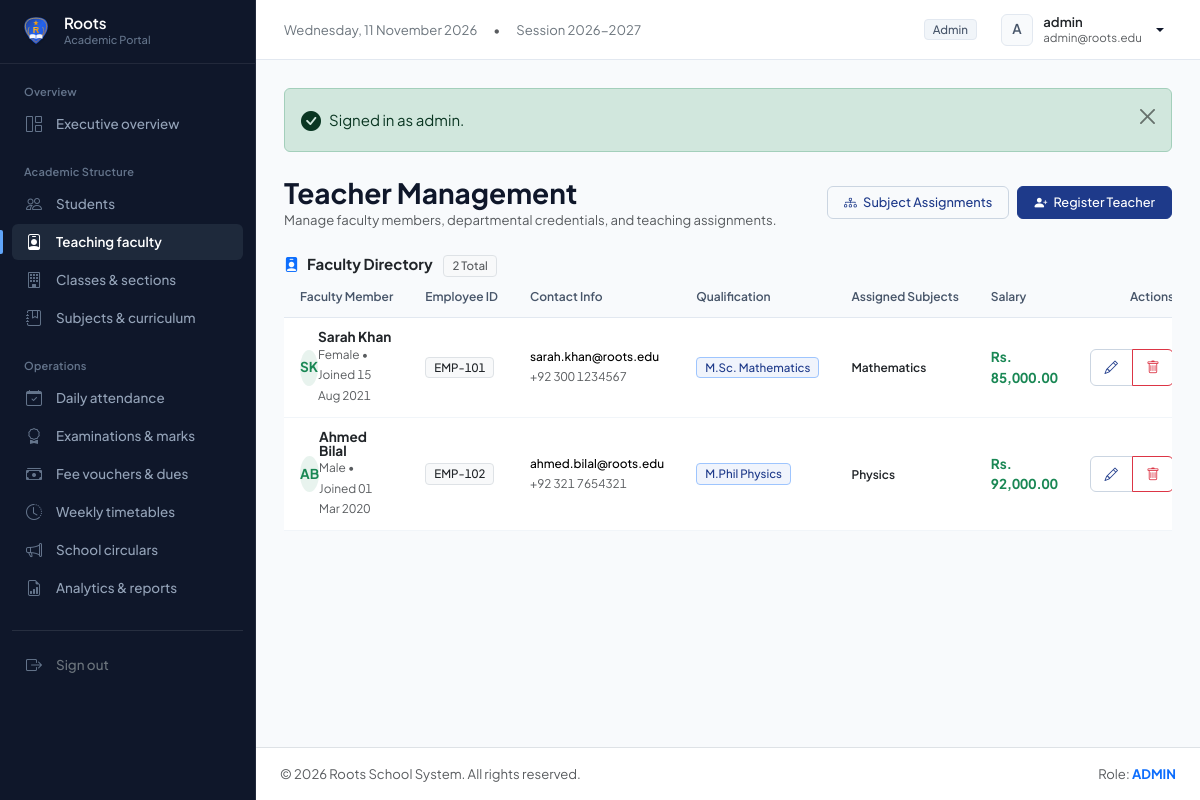
Screenshot of /admin/teachers.php (signed in) with the database file from the repository.
### tables this page shows
CREATE TABLE `teachers` (
    `id` INT AUTO_INCREMENT PRIMARY KEY,
    `user_id` INT NOT NULL UNIQUE,
    `employee_id` VARCHAR(30) NOT NULL UNIQUE,
    `first_name` VARCHAR(50) NOT NULL,
    `last_name` VARCHAR(50) NOT NULL,
    `gender` ENUM('Male', 'Female', 'Other') NOT NULL,
    `phone` VARCHAR(25) NOT NULL,
    `email` VARCHAR(100) NOT NULL,
    `qualification` VARCHAR(100) DEFAULT NULL,
    `joining_date` DATE NOT NULL,
    `salary` DECIMAL(10,2) DEFAULT 0.00,
    `address` TEXT DEFAULT NULL,
    `photo` VARCHAR(255) DEFAULT 'default_avatar.png',
    `created_at` TIMESTAMP DEFAULT CURRENT_TIMESTAMP,
    FOREIGN KEY (`user_id`) REFERENCES `users`(`id`) ON DELETE CASCADE
);

### admin/teachers.php (the view, shortened to what this page needs)
<?php
require_once __DIR__ . '/../includes/header.php';
$pdo = getDB();
$teachers = $pdo->query("
    SELECT t.*,
           COUNT(DISTINCT ta.id) as total_assignments,
           GROUP_CONCAT(DISTINCT sub.subject_name SEPARATOR ', ') as subjects_taught
    FROM teachers t
    LEFT JOIN teacher_assignments ta ON t.id = ta.teacher_id
    LEFT JOIN subjects sub ON ta.subject_id = sub.id
    GROUP BY t.id
    ORDER BY t.id ASC
")->fetchAll();
?>
<div class="d-flex flex-column flex-sm-row justify-content-between align-items-sm-center gap-2 mb-4">
    <div>
        <h3 class="fw-bold text-navy mb-0">Teacher Management</h3>
        <p class="text-muted small mb-0">Manage faculty members, departmental credentials, and teaching assignments.</p>
    </div>
    <div class="d-flex gap-2">
        <a href="<?php echo BASE_URL; ?>admin/subjects.php" class="btn btn-outline-primary btn-sm px-3">
            <i class="bi bi-diagram-3 me-1"></i> Subject Assignments
        </a>
        <button class="btn btn-primary btn-sm px-3 shadow-sm" data-bs-toggle="modal" data-bs-target="#addTeacherModal">
            <i class="bi bi-person-plus-fill me-1"></i> Register Teacher
        </button>
    </div>
</div>
<div class="content-card">
    <div class="content-card-header">
        <span class="fw-bold text-dark">
            <i class="bi bi-person-badge-fill text-primary me-2"></i>Faculty Directory
            <span class="badge bg-light text-muted border ms-2"><?php echo count($teachers); ?> Total</span>
        </span>
    </div>
    <div class="table-responsive">
        <table class="table table-custom table-hover align-middle mb-0">
            <thead>
                <tr>
                    <th>Faculty Member</th>
                    <th>Employee ID</th>
                    <th>Contact Info</th>
                    <th>Qualification</th>
                    <th>Assigned Subjects</th>
                    <th>Salary</th>
                    <th class="text-end">Actions</th>
                </tr>
            </thead>
            <tbody>
                <?php if (!empty($teachers)): ?>
                    <?php foreach ($teachers as $t): ?>
                        <tr>
                            <td>
                                <div class="d-flex align-items-center gap-2.5">
                                    <div class="rounded-circle bg-success bg-opacity-10 text-success fw-bold d-flex align-items-center justify-content-center" style="width: 36px; height: 36px; font-size: 0.85rem;">
                                        <?php echo strtoupper(substr($t['first_name'], 0, 1) . substr($t['last_name'], 0, 1)); ?>
                                    </div>
                                    <div>
                                        <div class="fw-bold text-dark lh-1"><?php echo htmlspecialchars($t['first_name'] . ' ' . $t['last_name']); ?></div>
                                        <small class="text-muted"><?php echo htmlspecialchars($t['gender']); ?> &bull; Joined <?php echo formatDate($t['joining_date']); ?></small>
                                    </div>
                                </div>
                            </td>
                            <td><span class="badge bg-light text-dark border"><?php echo htmlspecialchars($t['employee_id']); ?></span></td>
                            <td>
                                <div class="small fw-medium"><?php echo htmlspecialchars($t['email']); ?></div>
                                <small class="text-muted"><?php echo htmlspecialchars($t['phone']); ?></small>
                            </td>
                            <td><span class="badge bg-primary-subtle text-primary border border-primary-subtle"><?php echo htmlspecialchars($t['qualification'] ?? 'N/A'); ?></span></td>
                            <td>
                                <?php if (!empty($t['subjects_taught'])): ?>
                                    <span class="small fw-semibold text-dark"><?php echo htmlspecialchars($t['subjects_taught']); ?></span>
                                <?php else: ?>
                                    <span class="text-muted small">No assignments yet</span>
                                <?php endif; ?>
                            </td>
                            <td><span class="fw-bold text-success"><?php echo formatCurrency($t['salary']); ?></span></td>
                            <td class="text-end">
                                <div class="btn-group btn-group-sm">
                                    <button class="btn btn-outline-primary edit-teacher-btn"
                                            data-id="<?php echo $t['id']; ?>"
                                            data-first="<?php echo htmlspecialchars($t['first_name']); ?>"
                                            data-last="<?php echo htmlspecialchars($t['last_name']); ?>"
                                            data-gender="<?php echo $t['gender']; ?>"
                                            data-phone="<?php echo htmlspecialchars($t['phone']); ?>"
                                            data-email="<?php echo htmlspecialchars($t['email']); ?>"
                                            data-qual="<?php echo htmlspecialchars($t['qualification'] ?? ''); ?>"
                                            data-salary="<?php echo $t['salary']; ?>"
                                            data-address="<?php echo htmlspecialchars($t['address'] ?? ''); ?>"
                                            title="Edit Teacher">
                                        <i class="bi bi-pencil"></i>
                                    </button>
                                    <button class="btn btn-outline-danger delete-teacher-btn"
                                            data-id="<?php echo $t['id']; ?>"
                                            data-name="<?php echo htmlspecialchars($t['first_name'] . ' ' . $t['last_name']); ?>"
                                            title="Delete Teacher">
                                        <i class="bi bi-trash"></i>
                                    </button>
                                </div>
                            </td>
                        </tr>
                    <?php endforeach; ?>
                <?php else: ?>
                    <tr>
                        <td colspan="7" class="text-center py-5 text-muted">No faculty members found.</td>
                    </tr>
                <?php endif; ?>
            </tbody>
        </table>
    </div>
</div>
<?php require_once __DIR__ . '/../includes/footer.php'; ?>

### assets/css/dashboard.css (style rules this page uses)
:root { --accent: #1e3a8a; --accent-hover: #172554; --accent-subtle: #f0f4fc; --surface-bg: #f8fafc; --surface-card: #ffffff; --surface-card-subtle: #f8fafc; --surface-sidebar: #0f172a; --surface-sidebar-hover: #1e293b; --surface-sidebar-active: #1e293b; --border-light: #e2e8f0; --border-subtle: #edf2f7; --border-sidebar: rgba(255, 255, 255, 0.08); --text-primary: #0f172a; --text-secondary: #475569; --text-muted: #64748b; --text-sidebar: #94a3b8; --text-sidebar-bright: #f8fafc; --success: #15803d; --success-bg: #f0fdf4; --success-border: #bbf7d0; --warning: #b45309; --warning-bg: #fffbeb; --warning-border: #fde68a; --danger: #b91c1c; --danger-bg: #fef2f2; --danger-border: #fecaca; --info: #0369a1; --info-bg: #f0f9ff; --info-border: #bae6fd; --radius-sm: 6px; --radius-md: 8px; --radius-lg: 10px; --shadow-sm: 0 1px 2px 0 rgba(15, 23, 42, 0.04); --shadow-md: 0 4px 6px -1px rgba(15, 23, 42, 0.05), 0 2px 4px -2px rgba(15, 23, 42, 0.03); }
*, *::before, *::after { box-sizing: border-box; }
body { font-family: 'Plus Jakarta Sans', -apple-system, BlinkMacSystemFont, "Segoe UI", Roboto, sans-serif; background-color: var(--surface-bg); color: var(--text-primary); font-size: 0.9375rem; line-height: 1.5; -webkit-font-smoothing: antialiased; -moz-osx-font-smoothing: grayscale; min-height: 100vh; }
.tabular-nums, .stat-value, .table td, .table th, .badge { font-variant-numeric: tabular-nums; font-feature-settings: "tnum" 1; }
.btn { font-size: 0.84rem; font-weight: 500; border-radius: var(--radius-sm); padding: 0.45rem 0.85rem; transition: background-color 0.15s ease, border-color 0.15s ease, color 0.15s ease; box-shadow: none !important; }
.btn-primary { background-color: var(--accent); border-color: var(--accent); color: #ffffff; }
.btn-outline-primary { color: var(--accent); border-color: #cbd5e1; background: transparent; }
.btn-sm { padding: 0.35rem 0.65rem; font-size: 0.8rem; }
.table { color: var(--text-primary); border-color: var(--border-light); font-size: 0.85rem; }
.table th { background-color: #f8fafc; color: var(--text-secondary); font-size: 0.75rem; font-weight: 600; text-transform: capitalize; border-bottom: 1px solid var(--border-light); padding: 0.7rem 1rem; white-space: nowrap; }
.table td { padding: 0.75rem 1rem; vertical-align: middle; border-bottom: 1px solid #f1f5f9; }
.badge { font-weight: 500; font-size: 0.72rem; padding: 0.25rem 0.5rem; border-radius: 4px; letter-spacing: 0; }
.badge.bg-primary-subtle { background-color: var(--accent-subtle) !important; color: var(--accent) !important; border: 1px solid #dbeafe; }

### rows the page displays
teachers: first_name+last_name "SK", first_name+last_name "Sarah Khan", gender "Female", joining_date "15 Aug 2021", employee "EMP-101", email "sarah.khan@roots.edu", phone "+92 300 1234567", qualification "M.Sc. Mathematics", subjects_taught "Mathematics", salary "Rs. 85,000.00"
teachers: first_name+last_name "AB", first_name+last_name "Ahmed Bilal", gender "Male", joining_date "01 Mar 2020", employee "EMP-102", email "ahmed.bilal@roots.edu", phone "+92 321 7654321", qualification "M.Phil Physics", subjects_taught "Physics", salary "Rs. 92,000.00"

### other values shown
APP_SHORT_NAME "Roots"
APP_YEAR "2026-2027"
$currentUser['role'] "Admin"
substr($currentUser['name'] ?? $currentUser['username'], 0, 1) "A"
$currentUser['name'] "admin"
$currentUser['email'] "admin@roots.edu"
$msg "Signed in as admin."
count($teachers) "2"
APP_NAME "Roots School System"
$currentUser['role'] "ADMIN"
